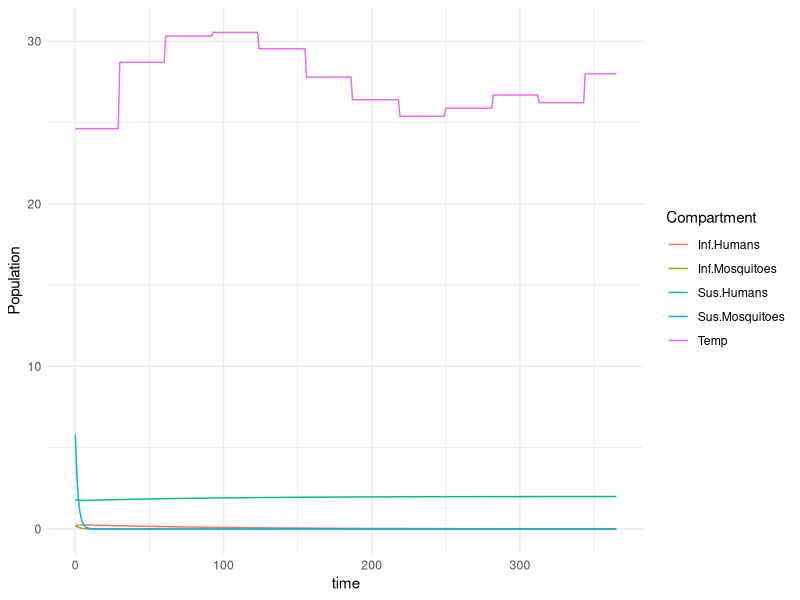

The R script that drew this image:
##pure gold
##this will *not* be elegant
install.packages("deSolve")
install.packages("ggplot2")
install.packages("tidyr")
library(deSolve)
library(ggplot2)
library(tidyr)

##lesjustsay esnoopy form the peanits
# as per line 33ish, it assumes a virgin pop, but
# does the math work out for that? can this be avoided?
# does it really assume a virgin pop? how do we assume
# initial susceptible human numbers?

#using 2011 temps of Nigeria from climate knowledge portal
DayTemp <- c(1, 2, 3)
DayTemp[0:30] <- c(24.63)
DayTemp[31:61] <- c(28.71)
DayTemp[62:93] <- c(30.33)
DayTemp[94:124] <- c(30.55)
DayTemp[125:156] <- c(29.54)
DayTemp[157:187] <- c(27.80)
DayTemp[188:219] <- c(26.41)
DayTemp[220:250] <- c(25.39)
DayTemp[251:282] <- c(25.89)
DayTemp[283:313] <- c(26.70)
DayTemp[314:345] <- c(26.23)
DayTemp[345:366] <- c(28) #sorry but December is just really short :/

times <- seq(from = 0, to = 365, by = 1)
TempFun <- approxfun(times, DayTemp, rule = 2)

## temp-dependent equations for parameters
#aka BiteRatePerDay of Mos -> Hum
DailyBiteRatebyTemp <- function(Temp) {
  BRPD <- (-0.170+Temp*0.0167)
  return(c(BRPD)) #bite rate p day
}

#aka chance of a bite resulting in infection
Vector.Competence.bTemp <- function(Temp) {
  ProbB2I <- (-0.00360*Temp^2+0.1786*Temp-1.62)
  return(c(ProbB2I)) #probability of bite -> infection
}

#Initial.Mos.Infection.Rate
InitMosIR = 0.0314 #based on literature
# Total Hum Pop

scaleH <- 1e6
scaleM <- 1e6

Total.Humans = 2
Initial.Total.Mosquitoes = 6 #Total.Humans*3
Initial.Inf.Mosquitoes = 6*InitMosIR
Initial.Sus.Mosquitoes = Initial.Total.Mosquitoes - Initial.Inf.Mosquitoes
Initial.Inf.Humans = 0.1 * Total.Humans #for now
Initial.Sus.Humans = Total.Humans - Initial.Inf.Humans

#this is bc im bad btw
BiteRate = DailyBiteRatebyTemp(DayTemp)
VectorCompetence = Vector.Competence.bTemp(DayTemp)
Total.Humans = Total.Humans
Total.Mosquitoes = Initial.Total.Mosquitoes
Inf.Mosquitoes = Initial.Inf.Mosquitoes
Sus.Mosquitoes = Initial.Sus.Mosquitoes
Inf.Humans = Initial.Inf.Humans
Sus.Humans = Initial.Sus.Humans

parameters <- c(
  Total.Humans = Total.Humans # restating bc i'm dumb
)

state <- c(
  Inf.Mosquitoes = Initial.Inf.Mosquitoes,
  Sus.Mosquitoes = Initial.Sus.Mosquitoes,
  Inf.Humans = Initial.Inf.Humans,
  Sus.Humans = Initial.Sus.Humans
)

#Temp dependent mosquito life span equation (linear fit over shorter scale)
SimpleMLifeSpanvTempM <- function(Temp) {
  MLifeSpan <- (1.461899-0.03151*Temp)
  return(c(MLifeSpan))
}

# it's ODEing time 8) help
TimenTemp <- data.frame(times, DayTemp)
print(TimenTemp) #make sure they're = in length

gamma <- 1/92
muM <- 1/7

Human.Mosquito.SIS.SI.Model <- function(t, state, parameters) {
  
  with(as.list(c(state, parameters)), {
    
    Temp_t <- TempFun(t)
    BiteRate_t <- DailyBiteRatebyTemp(Temp_t)
    VectorCompetence_t <- Vector.Competence.bTemp(Temp_t)
    
    NM <- Sus.Mosquitoes + Inf.Mosquitoes
    NH <- Sus.Humans + Inf.Humans
    
    lambda_M <- BiteRate_t * VectorCompetence_t * Inf.Humans / NH
    lambda_H <- BiteRate_t * VectorCompetence_t * Inf.Mosquitoes / NH
    
    #I'll use the temp-dependent equation to determine death rate
    birthsM <- muM * NM #let's change birth values to also be temp dependent
    #I believe I discussed possible variables for this above but
    # hatch #, egg count
    deaths.SM <- SimpleMLifeSpanvTempM(Temp_t) * Sus.Mosquitoes
    deaths.IM <- SimpleMLifeSpanvTempM(Temp_t) * Inf.Mosquitoes
    
    dSM <-  birthsM - lambda_M * Sus.Mosquitoes - deaths.SM
    dIM <-  lambda_M * Sus.Mosquitoes - deaths.IM
    
    dSH <- -lambda_H * Sus.Humans + gamma * Inf.Humans
    dIH <-  lambda_H * Sus.Humans - gamma * Inf.Humans
    
    return(list(c(dIM, dSM, dIH, dSH)))
  })
}

output <- ode(y = state, times = times, func = Human.Mosquito.SIS.SI.Model, parms = parameters, method = "bdf")

output_df <- as.data.frame(output)
output_df$Temp <- DayTemp[output_df$time + 1]

output_long <- pivot_longer(output_df, cols = -time, names_to = "Compartment", values_to = "Population")
ggplot(output_long, aes(x = time, y = Population, color = Compartment)) +
  geom_line() +
  theme_minimal()
